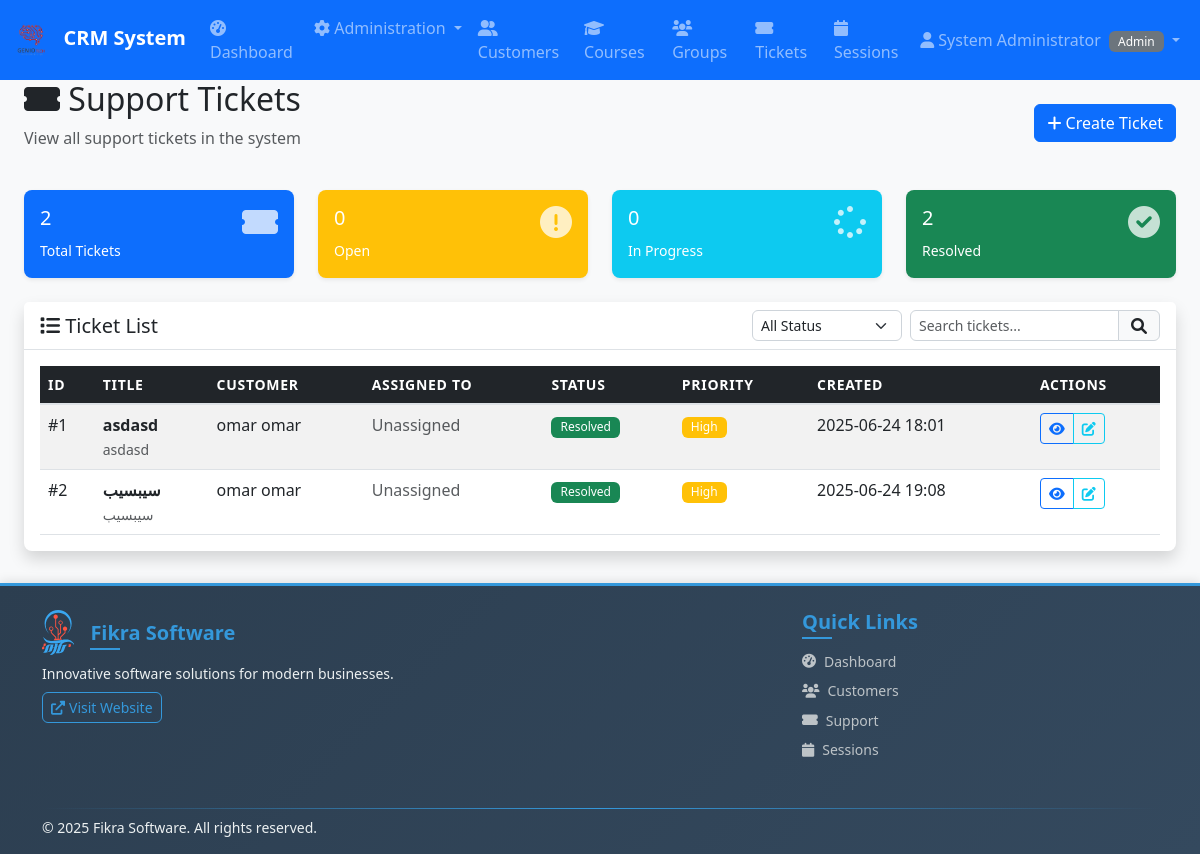
Page /tickets (signed in) on the committed database.
### app.py (models this page shows)
class User(UserMixin, db.Model):
    id = db.Column(db.Integer, primary_key=True)
    username = db.Column(db.String(80), unique=True, nullable=False)
    email = db.Column(db.String(120), unique=True, nullable=False)
    password_hash = db.Column(db.String(120), nullable=False)
    role = db.Column(db.String(20), nullable=False)  # admin, instructor, customer_service
    first_name = db.Column(db.String(50), nullable=False)
    last_name = db.Column(db.String(50), nullable=False)
    created_at = db.Column(db.DateTime, default=datetime.utcnow)
    is_active = db.Column(db.Boolean, default=True)

class Ticket(db.Model):
    id = db.Column(db.Integer, primary_key=True)
    title = db.Column(db.String(100), nullable=False)
    description = db.Column(db.Text, nullable=False)
    customer_id = db.Column(db.Integer, db.ForeignKey('customer.id'), nullable=False)
    assigned_to_id = db.Column(db.Integer, db.ForeignKey('user.id'))
    status = db.Column(db.String(20), default='open')  # open, in_progress, resolved, closed
    priority = db.Column(db.String(10), default='medium')  # low, medium, high, urgent
    created_at = db.Column(db.DateTime, default=datetime.utcnow)
    resolved_at = db.Column(db.DateTime)
    resolution_notes = db.Column(db.Text)
    customer = db.relationship('Customer', backref='tickets')
    assigned_to = db.relationship('User', backref='assigned_tickets')

class Customer(db.Model):
    id = db.Column(db.Integer, primary_key=True)
    first_name = db.Column(db.String(50), nullable=False)
    last_name = db.Column(db.String(50), nullable=False)
    phone = db.Column(db.String(20))
    phone2 = db.Column(db.String(20))  # Second phone number
    age = db.Column(db.Integer)  # Customer age
    status = db.Column(db.String(20), default='active')  # active, inactive, needs_follow_up, no_show
    created_at = db.Column(db.DateTime, default=datetime.utcnow)
    initial_notes = db.Column(db.Text)
    assigned_instructors = db.relationship('User',
                                         secondary=customer_instructor_association,
                                         backref=db.backref('assigned_customers', lazy='dynamic'),
                                         lazy='dynamic')

### app.py (the view)
@app.route('/tickets')
@login_required
def tickets():
    if current_user.role == 'customer_service':
        tickets = Ticket.query.filter_by(assigned_to_id=current_user.id).all()
    else:
        tickets = Ticket.query.all()
    return render_template('tickets.html', tickets=tickets)

### templates/tickets.html (shortened to what this page needs)
{% extends "base.html" %}
{% block content %}
<div class="container-fluid">
    <div class="row">
        <div class="col-12">
            <div class="d-flex justify-content-between align-items-center mb-4">
                <div>
                    <h2><i class="fas fa-ticket-alt"></i> Support Tickets</h2>
                    <p class="text-muted">
                        {% if current_user.role == 'customer_service' %}
                        Manage your assigned support tickets
                        {% else %}
                        View all support tickets in the system
                        {% endif %}
                    </p>
                </div>
                <a href="{{ url_for('add_ticket') }}" class="btn btn-primary">
                    <i class="fas fa-plus"></i> Create Ticket
                </a>
            </div>
        </div>
    </div>
    <div class="row mb-4">
        <div class="col-md-3">
            <div class="card bg-primary text-white">
                <div class="card-body">
                    <div class="d-flex justify-content-between">
                        <div>
                            <h5>{{ tickets|length }}</h5>
                            <small>Total Tickets</small>
                        </div>
                        <i class="fas fa-ticket-alt fa-2x opacity-75"></i>
                    </div>
                </div>
            </div>
        </div>
        <div class="col-md-3">
            <div class="card bg-warning text-white">
                <div class="card-body">
                    <div class="d-flex justify-content-between">
                        <div>
                            <h5>{{ tickets|selectattr('status', 'eq', 'open')|list|length }}</h5>
                            <small>Open</small>
                        </div>
                        <i class="fas fa-exclamation-circle fa-2x opacity-75"></i>
                    </div>
                </div>
            </div>
        </div>
        <div class="col-md-3">
            <div class="card bg-info text-white">
                <div class="card-body">
                    <div class="d-flex justify-content-between">
                        <div>
                            <h5>{{ tickets|selectattr('status', 'eq', 'in_progress')|list|length }}</h5>
                            <small>In Progress</small>
                        </div>
                        <i class="fas fa-spinner fa-2x opacity-75"></i>
                    </div>
                </div>
            </div>
        </div>
        <div class="col-md-3">
            <div class="card bg-success text-white">
                <div class="card-body">
                    <div class="d-flex justify-content-between">
                        <div>
                            <h5>{{ tickets|selectattr('status', 'eq', 'resolved')|list|length }}</h5>
                            <small>Resolved</small>
                        </div>
                        <i class="fas fa-check-circle fa-2x opacity-75"></i>
                    </div>
                </div>
            </div>
        </div>
    </div>
    <div class="row">
        <div class="col-12">
            <div class="card shadow">
                <div class="card-header">
                    <div class="d-flex justify-content-between align-items-center">
                        <h5 class="card-title mb-0"><i class="fas fa-list"></i> Ticket List</h5>
                        <div class="d-flex gap-2">
                            <select class="form-select form-select-sm" id="statusFilter" style="width: 150px;">
                                <option value="">All Status</option>
                            </select>
                            <div class="input-group" style="width: 250px;">
                                <input type="text" class="form-control form-control-sm" id="searchInput"
                                    placeholder="Search tickets...">
                                <span class="input-group-text"><i class="fas fa-search"></i></span>
                            </div>
                        </div>
                    </div>
                </div>
                <div class="card-body">
                    <div class="table-responsive">
                        <table class="table table-striped table-hover" id="ticketsTable">
                            <thead class="table-dark">
                                <tr>
                                    <th>ID</th>
                                    <th>Title</th>
                                    <th>Customer</th>
                                    <th>Assigned To</th>
                                    <th>Status</th>
                                    <th>Priority</th>
                                    <th>Created</th>
                                    <th>Actions</th>
                                </tr>
                            </thead>
                            <tbody>
                                {% for ticket in tickets %}
                                <tr data-status="{{ ticket.status }}" data-priority="{{ ticket.priority }}">
                                    <td>#{{ ticket.id }}</td>
                                    <td>
                                        <strong>{{ ticket.title }}</strong>
                                        <br><small class="text-muted">{{ ticket.description[:50] }}</small>
                                    </td>
                                    <td>{{ ticket.customer.first_name }} {{ ticket.customer.last_name }}</td>
                                    <td>
                                        {% if ticket.assigned_to %}
                                        {{ ticket.assigned_to.first_name }} {{ ticket.assigned_to.last_name }}
                                        {% else %}
                                        <span class="text-muted">Unassigned</span>
                                        {% endif %}
                                    </td>
                                    <td>
                                        <span
                                            class="badge bg-{{ 'warning' if ticket.status == 'open' else 'info' if ticket.status == 'in_progress' else 'success' if ticket.status == 'resolved' else 'secondary' }}">
                                            {{ ticket.status.replace('_', ' ').title() }}
                                        </span>
                                    </td>
                                    <td>
                                        <span
                                            class="badge bg-{{ 'danger' if ticket.priority == 'urgent' else 'warning' if ticket.priority == 'high' else 'info' if ticket.priority == 'medium' else 'secondary' }}">
                                            {{ ticket.priority.title() }}
                                        </span>
                                    </td>
                                    <td>{{ ticket.created_at.strftime('%Y-%m-%d %H:%M') }}</td>
                                    <td>
                                        <div class="btn-group btn-group-sm" role="group">
                                            <a href="{{ url_for('ticket_detail', ticket_id=ticket.id) }}"
                                                class="btn btn-outline-primary btn-sm" title="View Details">
                                                <i class="fas fa-eye"></i>
                                            </a>
                                            <a href="{{ url_for('edit_ticket', ticket_id=ticket.id) }}"
                                                class="btn btn-outline-info btn-sm" title="Edit">
                                                <i class="fas fa-edit"></i>
                                            </a>
                                        </div>
                                    </td>
                                </tr>
                                {% endfor %}
                            </tbody>
                        </table>
                    </div>
                </div>
            </div>
        </div>
    </div>
</div>
{% endblock %}

### templates/base.html (shortened to what this page needs)
<!DOCTYPE html>
<html lang="en">
<head>
    <link href="https://cdn.jsdelivr.net/npm/bootstrap@5.3.0/dist/css/bootstrap.min.css" rel="stylesheet">
    <link href="https://cdnjs.cloudflare.com/ajax/libs/font-awesome/6.0.0/css/all.min.css" rel="stylesheet">
    <link href="{{ url_for('static', filename='css/style.css') }}" rel="stylesheet">
</head>
<body>
    {% if current_user.is_authenticated %}
    <nav class="navbar navbar-expand-lg navbar-dark bg-primary">
        <div class="container-fluid">
            <a class="navbar-brand" href="{{ url_for('dashboard') }}">
                <img src="{{ url_for('static', filename='images/GENIOTECH.png') }}" alt="GENIO TECH" height="40"
                    class="me-2">
                CRM System
            </a>
            <div class="collapse navbar-collapse" id="navbarNav">
                <ul class="navbar-nav me-auto">
                    <li class="nav-item">
                        <a class="nav-link" href="{{ url_for('dashboard') }}">
                            <i class="fas fa-tachometer-alt"></i> Dashboard
                        </a>
                    </li>
                    {% if current_user.role == 'admin' %}
                    <li class="nav-item dropdown">
                        <a class="nav-link dropdown-toggle" href="#" role="button" data-bs-toggle="dropdown">
                            <i class="fas fa-cog"></i> Administration
                        </a>
                    </li>
                    {% endif %}
                    <li class="nav-item">
                        <a class="nav-link" href="{{ url_for('customers') }}">
                            <i class="fas fa-user-friends"></i> Customers
                        </a>
                    </li>
                    <li class="nav-item">
                        <a class="nav-link" href="{{ url_for('courses') }}">
                            <i class="fas fa-graduation-cap"></i> Courses
                        </a>
                    </li>
                    {% if current_user.role in ['instructor', 'admin'] %}
                    <li class="nav-item">
                        <a class="nav-link" href="{{ url_for('groups') }}">
                            <i class="fas fa-users"></i> Groups
                        </a>
                    </li>
                    {% endif %}
                    {% if current_user.role in ['customer_service', 'admin'] %}
                    <li class="nav-item">
                        <a class="nav-link" href="{{ url_for('tickets') }}">
                            <i class="fas fa-ticket-alt"></i> Tickets
                        </a>
                    </li>
                    {% endif %}
                    {% if current_user.role in ['instructor', 'admin'] %}
                    <li class="nav-item">
                        <a class="nav-link" href="{{ url_for('sessions') }}">
                            <i class="fas fa-calendar"></i> Sessions
                        </a>
                    </li>
                    {% endif %}
                </ul>
                <ul class="navbar-nav">
                    <li class="nav-item dropdown">
                        <a class="nav-link dropdown-toggle" href="#" role="button" data-bs-toggle="dropdown">
                            <i class="fas fa-user"></i> {{ current_user.first_name }} {{ current_user.last_name }}
                            <span class="badge bg-secondary ms-1">{{ current_user.role.title() }}</span>
                        </a>
                    </li>
                </ul>
            </div>
        </div>
    </nav>
    {% endif %}
    <main class="{% if current_user.is_authenticated %}container-fluid mt-4{% endif %}">
        {% block content %}{% endblock %}
    </main>
    <footer class="footer">
        <div class="container">
            <div class="row justify-content-between">
                <div class="col-lg-6 col-md-6 mb-3">
                    <div class="d-flex align-items-center mb-2">
                        <h5 class="mb-0">Fikra Software</h5>
                    </div>
                    <p class="mb-2">Innovative software solutions for modern businesses.</p>
                    <a href="https://fikra.solutions/" target="_blank" class="btn btn-outline-primary btn-sm">
                        <i class="fas fa-external-link-alt me-1"></i> Visit Website
                    </a>
                </div>
                <div class="col-lg-4 col-md-6 mb-3">
                    <h5>Quick Links</h5>
                    <ul class="list-unstyled">
                        <li class="mb-2"><a
                                href="{{ url_for('dashboard') if current_user.is_authenticated else url_for('login') }}"><i
                                    class="fas fa-tachometer-alt me-2"></i>Dashboard</a></li>
                        <li class="mb-2"><a
                                href="{{ url_for('customers') if current_user.is_authenticated else '#' }}"><i
                                    class="fas fa-users me-2"></i>Customers</a></li>
                        <li class="mb-2"><a href="{{ url_for('tickets') if current_user.is_authenticated else '#' }}"><i
                                    class="fas fa-ticket-alt me-2"></i>Support</a></li>
                        <li class="mb-2"><a
                                href="{{ url_for('sessions') if current_user.is_authenticated else '#' }}"><i
                                    class="fas fa-calendar me-2"></i>Sessions</a></li>
                    </ul>
                </div>
            </div>
            <div class="footer-divider"></div>
            <div class="row align-items-center">
                <div class="col-md-8">
                    <p class="mb-0">© <span id="current-year"></span> Fikra Software. All rights reserved.</p>
                </div>
            </div>
        </div>
    </footer>
</body>
</html>

### rows in the picture
User: first_name "System", last_name "Administrator", role "Admin"
Ticket: id "1", title "asdasd", description "asdasd", customer.first_name "omar", customer.last_name "omar", status.replace "Resolved", priority "High", created_at "2025-06-24 18:01"
Ticket: id "2", title "سيبسيب", description "سيبسيب", customer.first_name "omar", customer.last_name "omar", status.replace "Resolved", priority "High", created_at "2025-06-24 19:08"

### other values in the picture
{{ tickets|length }} "2"
{{ tickets|selectattr('status', 'eq', 'open')|list|length }} "0"
{{ tickets|selectattr('status', 'eq', 'in_progress')|list|length }} "0"
{{ tickets|selectattr('status', 'eq', 'resolved')|list|length }} "2"
